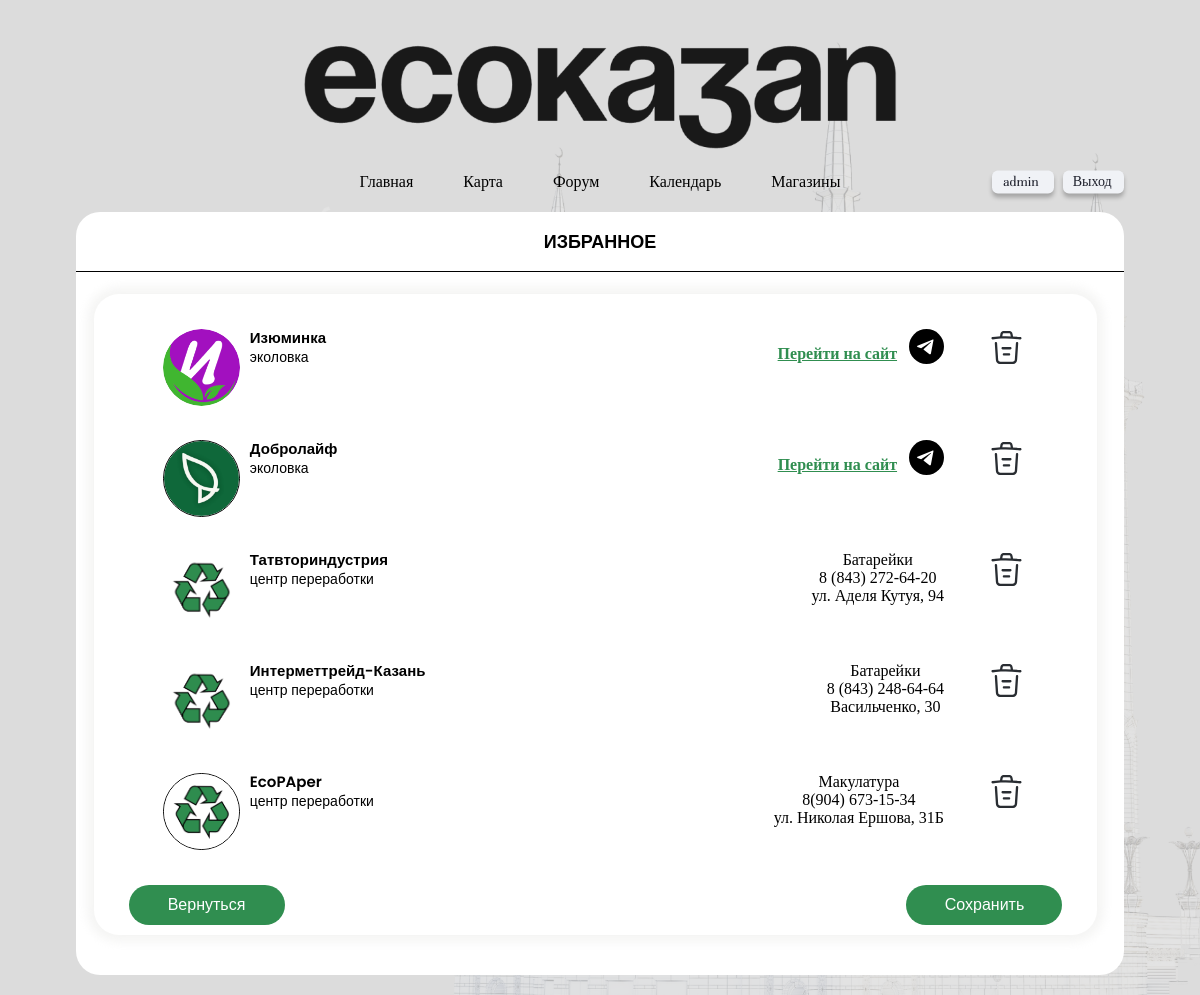
/account/favorites/ (signed in), run on the app's committed database.
### store/models.py (models this page shows, shortened)
class LikeStore(models.Model):
    store = models.ForeignKey(Stores, on_delete=models.CASCADE, related_name="likes", verbose_name="Магазин")
    user = models.ForeignKey(User, on_delete=models.CASCADE, related_name="likes", verbose_name="Пользователь")
    time_create = models.DateTimeField(verbose_name='Время добавления', auto_now_add=True)
    class Meta:
        db_table = "like_store"
        unique_together = ('store', 'user')
        ordering = ('-time_create',)
        indexes = [models.Index(fields=['-time_create'])]
        verbose_name = 'Лайк'
        verbose_name_plural = 'Лайки'

class Stores(models.Model):
    class StoresManager(models.Manager):
        def detail(self):
            return self.get_queryset() \
                .prefetch_related('likes', 'ratings')
    picture = models.ImageField(upload_to='images/stores_pictures', blank=True, null=True, verbose_name='Фото')
    name = models.CharField(verbose_name="Название магазина", max_length=100)
    full_text = models.TextField(max_length=3000, verbose_name="Описание")
    adres = models.TextField(verbose_name="Адрес")
    timejob = models.TextField(verbose_name="График работы")
    vk_link = models.URLField(blank=True, null=True, verbose_name='Ссылка на вк')
    tg_link = models.URLField(blank=True, null=True, verbose_name='Ссылка на тг')
    website_link = models.URLField(blank=True, null=True, verbose_name='Ссылка на сайт')
    class Meta:
        verbose_name = 'Магазин'
        verbose_name_plural = 'Магазины'

### main/models.py (models this page shows, shortened)
class FavoritesRecyclingCenter(models.Model):
    recycling_center = models.ForeignKey(RecyclingCenter, on_delete=models.CASCADE, related_name="favorites_center", verbose_name="Центр переработки")
    user = models.ForeignKey(User, on_delete=models.CASCADE, related_name="favorites_center", verbose_name="Пользователь")
    time_create = models.DateTimeField(verbose_name='Время добавления', auto_now_add=True)
    class Meta:
        db_table = "favorites_center"
        unique_together = ('recycling_center', 'user')
        ordering = ('-time_create',)
        indexes = [models.Index(fields=['-time_create'])]
        verbose_name = 'Избранное'
        verbose_name_plural = 'Избранное'

class RecyclingCenter(models.Model):
    class District(models.TextChoices):
        Советский = "Советский",
        Приволжский = "Приволжский",
        Вахитовский = "Вахитовский",
        Московский = "Московский",
        Авиастроительный = "Авиастроительный",
        Ново_Савиновский = "Ново-Савиновский"
        Кировский = "Кировский"
    class RecyclingType(models.TextChoices):
        Макулатура = "Макулатура",
        Металлолом = "Металлолом",
        Аккумуляторы = "Аккумуляторы",
        Одежда = "Одежда",
        Батарейки = "Батарейки",
        Пластик = "Пластик",
        Стеклотара = "Стеклотара",
        Техника = "Техника"
    title = models.CharField(max_length=255, verbose_name='Название')
    recycling_type = models.CharField(max_length=100, choices=RecyclingType.choices, verbose_name="Тип переработки")
    phone_number = models.CharField(max_length=100, verbose_name="Номер телефона", unique=True)
    address = models.CharField(max_length=255, verbose_name='Адрес')
    district = models.CharField(max_length=70, choices=District.choices, verbose_name='Район')
    latitude = models.FloatField(verbose_name='Ширина')
    longitude = models.FloatField(verbose_name='Долгота')
    class Meta:
        verbose_name = 'Центр переработки'
        verbose_name_plural = 'Центры переработки'

### users/views.py (the view)
# urls.py: path('favorites/', favorites, name='favorites'),
@login_required(login_url='/')
def favorites(request):
    user = request.user
    favorite_stores = LikeStore.objects.filter(user=user).select_related('store')
    favorite_centers = FavoritesRecyclingCenter.objects.filter(user=user).select_related('recycling_center')
    data = {
        'favorite_stores': favorite_stores,
        'favorite_centers': favorite_centers,
    }
    return render(request, 'users/favorities-page.html', data)

### users/templates/users/favorities-page.html (shortened to what this page needs)
{% load static %}
<!DOCTYPE html>
<html lang="ru">
  <head>
    <link rel="stylesheet" href="{% static 'css/favorities-page.min.css' %}">
    <link rel="stylesheet" href="{% static 'css/shops-page.min.css' %}">
  </head>
  <body>
    {% include 'main/navigation.html' %}
    <main class="main">
      <div class="main__container container">
        <div class="favorities card">
          <div class="favorities__head card__head">Избранное</div>
          <div class="favorities__body card__body">
            <div class="favorities__wrapper">
              <div class="fav-shops">
                {% for store in favorite_stores %}
                <div class="fav-shop">
                  <div class="fav-shop__content">
                    <div class="fav-shop__logo"> <img src="{{ store.store.picture.url }}" alt="Лого магазина"></div>
                    <div class="fav-shop__body">
                      <h5 class="fav-shop__name">{{ store.store.name }}</h5>
                      <p class="fav-shop__desc">эколовка</p>
                    </div>
                    <div class="shop__socials">{% if store.store.website_link %}<a class="shop__link" href="{{ store.store.website_link }}">Перейти на сайт</a>{% endif %}{% if store.store.tg_link %}<a
                            href="{{ store.store.tg_link }}" target="_blank"> <img src="{% static 'img/telegram.svg' %}"
                            alt="telegram icon"></a>{% endif %}</div>
                    <button class="fav-shop__button fav-store-remove" type="button" data-store-id="{{ store.id }}"><img src="{% static 'img/trash.svg' %}" alt=""></button>
                  </div>
                </div>
                {% endfor %}
                {% for item in favorite_centers %}
                  <div class="fav-shop">
                  <div class="fav-shop__content">
                    <div class="fav-shop__logo"> <img src="{% static 'img/recycling_center_logo.png' %}" alt="Лого магазина"></div>
                    <div class="fav-shop__body">
                      <h5 class="fav-shop__name">{{ item.recycling_center.title }}</h5>
                      <p class="fav-shop__desc">Центр переработки</p>
                    </div>
                    <div class="shop__socials" style="text-align: center;">
                      {{ item.recycling_center.recycling_type }}<br>
                      {{ item.recycling_center.phone_number }}<br>
                      {{ item.recycling_center.address }}
                    </div>
                    <button class="fav-shop__button fav-center-remove" type="button" data-center-id="{{ item.id }}"><img src="{% static 'img/trash.svg' %}" alt=""></button>
                  </div>
                </div>
                {% endfor %}
              </div>
              <div class="favorities__actions"> <a class="favorities__button button" href="{% url 'profile_detail' user.profile.id %}">Вернуться</a>
                <button class="favorities__button button">Сохранить</button>
              </div>
            </div>
          </div>
        </div>
      </div>
    </main>
  </body>
</html>

### main/templates/main/navigation.html (shortened to what this page needs)
{% load static %}
<header class="header">
    <div class="header__container container"><a class="header__logo" href="{% url 'home' %}"><img src="{% static 'img/logo.png' %}"
                                                                                   alt="eco kazkan"></a>
        <div class="header__actions">
            <nav class="header__nav">
                <ul class="header__menu menu">
                    <li class="menu__item {{ index_active }}"><a class="menu__link" href="{% url 'home' %}">Главная</a>
                    </li>
                    <li class="menu__item {{ map_active }}"><a class="menu__link" href="{% url 'map' %}">Карта</a></li>
                    <li class="menu__item {{ forum_active }}"><a class="menu__link" href="{% url 'forum' %}">Форум</a></li>
                    <li class="menu__item {{ calendar_active }}"><a class="menu__link" href="{% url 'calendar' %}">Календарь</a></li>
                    <li class="menu__item {{ store_active }}"><a class="menu__link" href="{% url 'stores' %}">Магазины</a></li>
                </ul>
            </nav>
            {% if user.is_authenticated %}<a class="header__button" style="margin-right: 70px;" href="{% url 'profile_detail' user.profile.id %}">{{ user.username }}</a>
            <a class="header__button" style="padding: 3.5px 12px 3.5px 10px;" href="{% url 'exit' %}">Выход</a>
            {% else %}<a class="header__button" href="{% url 'sign_in' %}">Войти</a>{% endif %}
        </div>
    </div>
</header>

### data on the page
LikeStore: store.picture (picture), store.name "Изюминка"
LikeStore: store.picture (picture), store.name "Добролайф"
FavoritesRecyclingCenter: recycling_center "Татвториндустрия", recycling_center.recycling_type "Батарейки", recycling_center.phone_number "8 (843) 272-64-20", recycling_center.address "ул. Аделя Кутуя, 94"
FavoritesRecyclingCenter: recycling_center "Интерметтрейд-Казань", recycling_center.recycling_type "Батарейки", recycling_center.phone_number "8 (843) 248-64-64", recycling_center.address "Васильченко, 30"
FavoritesRecyclingCenter: recycling_center "EcoPAper", recycling_center.recycling_type "Макулатура", recycling_center.phone_number "8(904) 673-15-34", recycling_center.address "ул. Николая Ершова, 31Б"

### other printed values
{{ user.username }} "admin"
